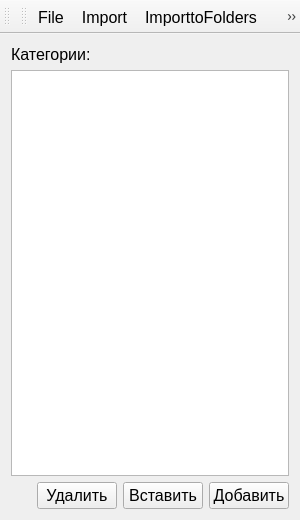
<?xml version="1.0" encoding="UTF-8"?>
<ui version="4.0">
 <class>MainWindow</class>
 <widget class="QMainWindow" name="MainWindow">
  <property name="geometry">
   <rect>
    <x>0</x>
    <y>0</y>
    <width>300</width>
    <height>520</height>
   </rect>
  </property>
  <property name="font">
   <font>
    <pointsize>12</pointsize>
   </font>
  </property>
  <property name="windowTitle">
   <string>MainWindow</string>
  </property>
  <widget class="QWidget" name="centralWidget">
   <layout class="QVBoxLayout" name="verticalLayout">
    <item>
     <layout class="QHBoxLayout" name="horizontalLayout_2">
      <item>
       <widget class="QLabel" name="label">
        <property name="text">
         <string>Категории:</string>
        </property>
       </widget>
      </item>
     </layout>
    </item>
    <item>
     <widget class="QListWidget" name="lstMain">
      <property name="font">
       <font>
        <pointsize>12</pointsize>
       </font>
      </property>
     </widget>
    </item>
    <item>
     <layout class="QHBoxLayout" name="horizontalLayout">
      <item>
       <spacer name="horizontalSpacer">
        <property name="orientation">
         <enum>Qt::Horizontal</enum>
        </property>
        <property name="sizeHint" stdset="0">
         <size>
          <width>40</width>
          <height>20</height>
         </size>
        </property>
       </spacer>
      </item>
      <item>
       <widget class="QPushButton" name="btnDelete">
        <property name="text">
         <string>Удалить</string>
        </property>
       </widget>
      </item>
      <item>
       <widget class="QPushButton" name="btnInsert">
        <property name="text">
         <string>Вставить</string>
        </property>
       </widget>
      </item>
      <item>
       <widget class="QPushButton" name="btnAdd">
        <property name="text">
         <string>Добавить</string>
        </property>
       </widget>
      </item>
     </layout>
    </item>
   </layout>
  </widget>
  <widget class="QToolBar" name="toolBar">
   <property name="windowTitle">
    <string>toolBar</string>
   </property>
   <attribute name="toolBarArea">
    <enum>TopToolBarArea</enum>
   </attribute>
   <attribute name="toolBarBreak">
    <bool>false</bool>
   </attribute>
  </widget>
  <widget class="QToolBar" name="toolBar_2">
   <property name="windowTitle">
    <string>toolBar_2</string>
   </property>
   <attribute name="toolBarArea">
    <enum>TopToolBarArea</enum>
   </attribute>
   <attribute name="toolBarBreak">
    <bool>false</bool>
   </attribute>
   <addaction name="actionFile"/>
   <addaction name="actionImport"/>
   <addaction name="actionImporttoFolders"/>
   <addaction name="up"/>
   <addaction name="down"/>
   <addaction name="actionSave"/>
   <addaction name="actionSearch"/>
  </widget>
  <action name="down">
   <property name="icon">
    <iconset resource="bin/res.qrc">
     <normaloff>:/images/down.png</normaloff>:/images/down.png</iconset>
   </property>
   <property name="text">
    <string>Вниз</string>
   </property>
  </action>
  <action name="up">
   <property name="icon">
    <iconset resource="bin/res.qrc">
     <normaloff>:/images/up.png</normaloff>:/images/up.png</iconset>
   </property>
   <property name="text">
    <string>Вверх</string>
   </property>
   <property name="toolTip">
    <string>Вверх</string>
   </property>
  </action>
  <action name="actionSearch">
   <property name="icon">
    <iconset resource="bin/res.qrc">
     <normaloff>:/images/search.png</normaloff>:/images/search.png</iconset>
   </property>
   <property name="text">
    <string>Search</string>
   </property>
   <property name="toolTip">
    <string>Поиск</string>
   </property>
  </action>
  <action name="actionSave">
   <property name="icon">
    <iconset resource="bin/res.qrc">
     <normaloff>:/images/save.jpg</normaloff>:/images/save.jpg</iconset>
   </property>
   <property name="text">
    <string>Save</string>
   </property>
   <property name="toolTip">
    <string>Сохранить изменения</string>
   </property>
  </action>
  <action name="actionImport">
   <property name="checkable">
    <bool>true</bool>
   </property>
   <property name="icon">
    <iconset resource="bin/res.qrc">
     <normaloff>:/images/import.png</normaloff>:/images/import.png</iconset>
   </property>
   <property name="text">
    <string>Import</string>
   </property>
   <property name="toolTip">
    <string>Импорт в одну папку</string>
   </property>
  </action>
  <action name="actionFile">
   <property name="checkable">
    <bool>true</bool>
   </property>
   <property name="icon">
    <iconset resource="bin/res.qrc">
     <normaloff>:/images/files.png</normaloff>:/images/files.png</iconset>
   </property>
   <property name="text">
    <string>File</string>
   </property>
   <property name="toolTip">
    <string>Открыть файл</string>
   </property>
  </action>
  <action name="actionImporttoFolders">
   <property name="checkable">
    <bool>true</bool>
   </property>
   <property name="icon">
    <iconset resource="bin/res.qrc">
     <normaloff>:/images/priority.png</normaloff>:/images/priority.png</iconset>
   </property>
   <property name="text">
    <string>ImporttoFolders</string>
   </property>
   <property name="toolTip">
    <string>Импорт по категориям</string>
   </property>
  </action>
 </widget>
 <layoutdefault spacing="6" margin="11"/>
 <resources>
  <include location="bin/res.qrc"/>
 </resources>
 <connections/>
</ui>
